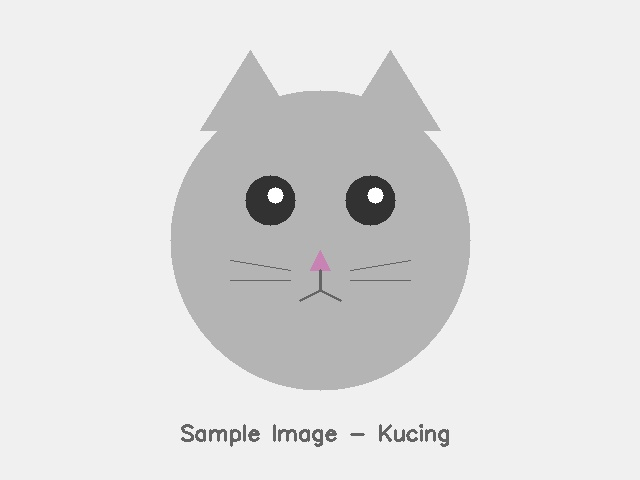
#> input picture Modul01 - Pendahuluan Komputer Vision/praktikum/image/kucing.jpg, 640 x 480 px, found by its file name
$ python 05_fungsi_aktivasi.py
#> lines starting #> are read from the running program, lines starting #| are printed output that depends on the picture
"""
==========================================================================
PERCOBAAN 5: FUNGSI AKTIVASI
==========================================================================
Program ini memvisualisasikan dan membandingkan berbagai fungsi aktivasi
yang digunakan dalam neural network. Fungsi aktivasi memberikan
non-linearitas sehingga network bisa belajar pola kompleks.

Fungsi aktivasi yang dipelajari:
- ReLU (Rectified Linear Unit) - paling populer saat ini
- Sigmoid - output range (0,1), untuk probabilitas
- Tanh - output range (-1,1)
- Leaky ReLU - mengatasi masalah dying neurons
- Softmax - untuk output klasifikasi multi-kelas

Referensi: Szeliski Ch.5, Géron Ch.10, Deep Learning for CV
==========================================================================
"""

import cv2
import numpy as np
import os
import matplotlib
import matplotlib.pyplot as plt

SCRIPT_DIR = os.path.dirname(os.path.abspath(__file__))
IMAGE_DIR = os.path.join(SCRIPT_DIR, "image")
OUTPUT_DIR = os.path.join(SCRIPT_DIR, "output")
os.makedirs(OUTPUT_DIR, exist_ok=True)


def relu(x):
    """ReLU: f(x) = max(0, x). Menghilangkan nilai negatif."""
    return np.maximum(0, x)


def sigmoid(x):
    """Sigmoid: f(x) = 1/(1+e^-x). Output antara 0 dan 1."""
    return 1.0 / (1.0 + np.exp(-np.clip(x, -500, 500)))


def tanh_act(x):
    """Tanh: f(x) = tanh(x). Output antara -1 dan 1."""
    return np.tanh(x)


def leaky_relu(x, alpha=0.01):
    """Leaky ReLU: f(x) = x jika x>0, alpha*x jika x<=0."""
    return np.where(x > 0, x, alpha * x)


def softmax(x):
    """Softmax: mengubah vektor menjadi distribusi probabilitas."""
    exp_x = np.exp(x - np.max(x))
    return exp_x / exp_x.sum()


def turunan_relu(x):
    """Turunan ReLU: 1 jika x>0, 0 jika x<=0."""
    return np.where(x > 0, 1.0, 0.0)


def turunan_sigmoid(x):
    """Turunan Sigmoid: sigmoid(x) * (1 - sigmoid(x))."""
    s = sigmoid(x)
    return s * (1 - s)


def visualisasi_fungsi_aktivasi():
    """
    Membuat grafik perbandingan semua fungsi aktivasi dan turunannya.
    Menampilkan bentuk kurva, range output, dan karakteristik masing-masing.
    """
    x = np.linspace(-6, 6, 300)

    fungsi = [
        ("ReLU", relu(x), "tab:blue"),
        ("Sigmoid", sigmoid(x), "tab:orange"),
        ("Tanh", tanh_act(x), "tab:green"),
        ("Leaky ReLU (α=0.01)", leaky_relu(x), "tab:red"),
    ]

    fig, axes = plt.subplots(2, 2, figsize=(14, 10))

    for i, (nama, y, warna) in enumerate(fungsi):
        ax = axes[i // 2, i % 2]
        ax.plot(x, y, color=warna, linewidth=2, label=nama)
        ax.axhline(y=0, color='gray', linewidth=0.5)
        ax.axvline(x=0, color='gray', linewidth=0.5)
        ax.set_title(nama, fontsize=12)
        ax.set_xlabel("x")
        ax.set_ylabel("f(x)")
        ax.grid(True, alpha=0.3)
        ax.legend()

    plt.suptitle("Percobaan 5: Fungsi Aktivasi Neural Network", fontsize=14)
    plt.tight_layout()
    plt.savefig(os.path.join(OUTPUT_DIR, "05_fungsi_aktivasi.png"), dpi=150, bbox_inches='tight')
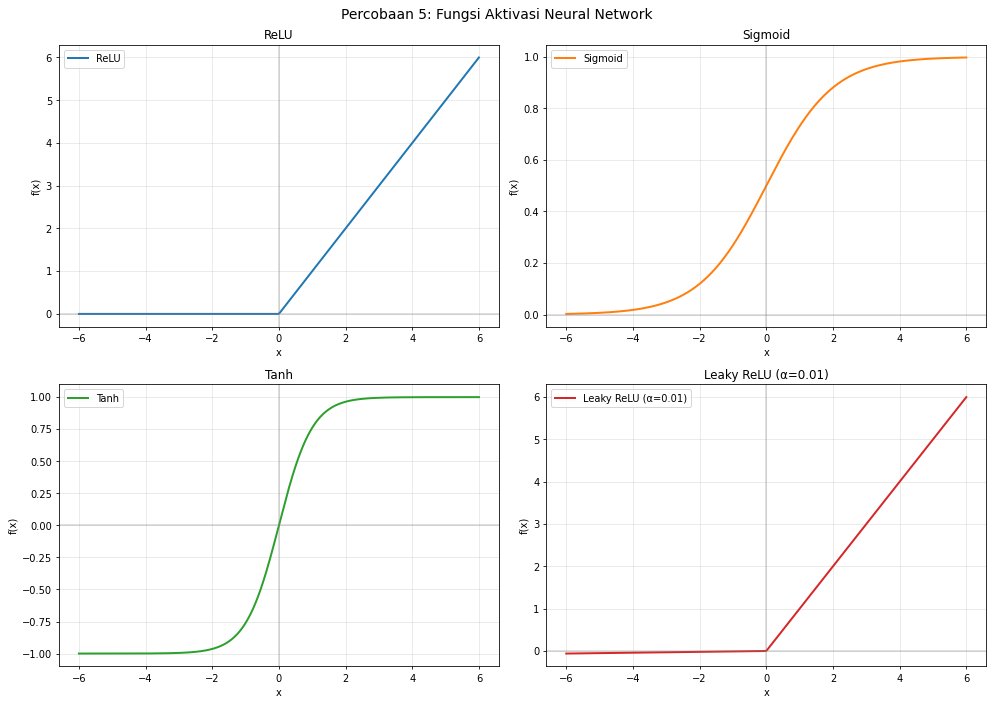
#> figure drawn by matplotlib, 4 panels; panel 1: curve peaks at x = 6, y = 6; panel 2: curve peaks at x = 6, y = 0.998; panel 3: curve peaks at x = 6, y = 1; panel 4: curve peaks at x = 6, y = 6
    plt.show()
    plt.close()
    print("  [SAVED] output/05_fungsi_aktivasi.png")


def visualisasi_turunan():
    """
    Menampilkan turunan (derivatif) dari fungsi aktivasi.
    Turunan penting untuk backpropagation - menentukan seberapa
    besar gradien yang mengalir balik saat training.
    """
    x = np.linspace(-6, 6, 300)

    fig, (ax1, ax2) = plt.subplots(1, 2, figsize=(14, 5))

    # Turunan ReLU
    ax1.plot(x, turunan_relu(x), 'b-', linewidth=2, label="ReLU'")
    ax1.plot(x, np.where(x > 0, 1.0, 0.01), 'r--', linewidth=2, label="Leaky ReLU'")
    ax1.set_title("Turunan ReLU vs Leaky ReLU")
    ax1.legend()
    ax1.grid(True, alpha=0.3)

    # Turunan Sigmoid
    ax2.plot(x, turunan_sigmoid(x), 'g-', linewidth=2, label="Sigmoid'")
    ax2.plot(x, 1 - np.tanh(x) ** 2, 'm--', linewidth=2, label="Tanh'")
    ax2.set_title("Turunan Sigmoid vs Tanh")
    ax2.legend()
    ax2.grid(True, alpha=0.3)

    plt.suptitle("Turunan Fungsi Aktivasi (untuk Backpropagation)", fontsize=13)
    plt.tight_layout()
    plt.savefig(os.path.join(OUTPUT_DIR, "05_turunan_aktivasi.png"), dpi=150, bbox_inches='tight')
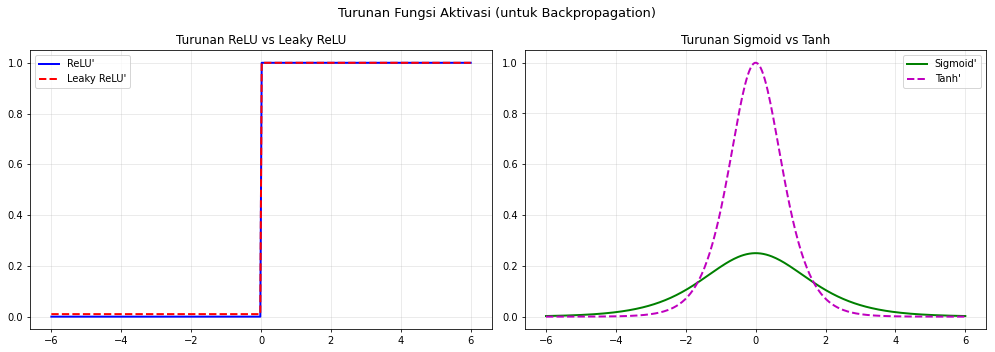
#> figure drawn by matplotlib, 2 panels; panel 1: curve peaks at x = 0.0201, y = 1; panel 1: curve peaks at x = 0.0201, y = 1; panel 2: curve peaks at x = 0.0201, y = 0.25; panel 2: curve peaks at x = -0.0201, y = 1
    plt.show()
    plt.close()
    print("  [SAVED] output/05_turunan_aktivasi.png")


def demo_softmax():
    """
    Mendemonstrasikan fungsi softmax pada vektor logit.
    Softmax mengubah skor mentah menjadi probabilitas yang jumlahnya = 1.
    """
    logits = np.array([2.0, 1.0, 0.5, -1.0, 3.0])
    probs = softmax(logits)
    kelas = ["Kucing", "Anjing", "Burung", "Ikan", "Kelinci"]

    fig, (ax1, ax2) = plt.subplots(1, 2, figsize=(12, 5))

    ax1.bar(kelas, logits, color='steelblue', edgecolor='black')
    ax1.set_title("Logits (skor mentah)")
    ax1.set_ylabel("Nilai")

    ax2.bar(kelas, probs, color='coral', edgecolor='black')
    ax2.set_title(f"Softmax (probabilitas, sum={probs.sum():.2f})")
    ax2.set_ylabel("Probabilitas")

    plt.suptitle("Demo Softmax: Logits → Probabilitas", fontsize=13)
    plt.tight_layout()
    plt.savefig(os.path.join(OUTPUT_DIR, "05_softmax_demo.png"), dpi=150, bbox_inches='tight')
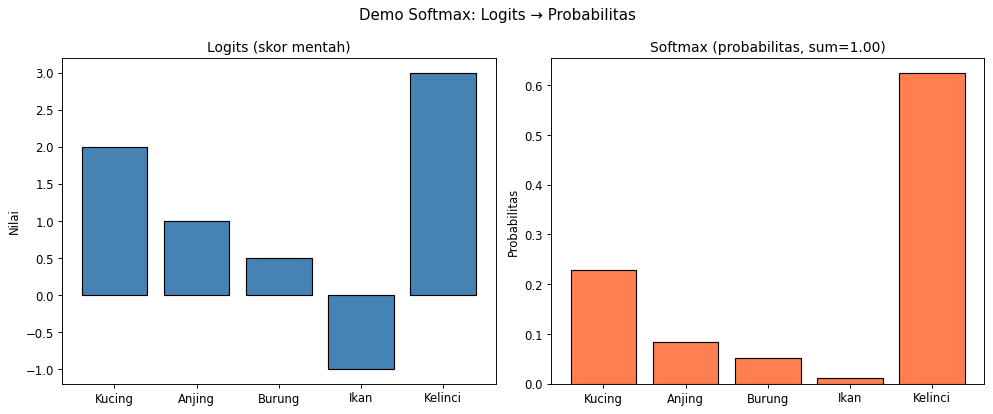
#> figure drawn by matplotlib, 2 panels; panel 1: tallest bar 3 high, from x = 3.6 to 4.4; panel 2: tallest bar 0.624 high, from x = 3.6 to 4.4
    plt.show()
    plt.close()
    print("  [SAVED] output/05_softmax_demo.png")

    for k, l, p in zip(kelas, logits, probs):
        print(f"  {k}: logit={l:.1f} → prob={p:.4f}")


def efek_aktivasi_pada_gambar():
    """
    Menerapkan fungsi aktivasi pada gambar grayscale.
    Menunjukkan efek visual dari setiap fungsi aktivasi.
    """
    path = os.path.join(IMAGE_DIR, "kucing.jpg")
    img = cv2.imread(path, cv2.IMREAD_GRAYSCALE)
#> img: shape (480, 640); min 44, max 255, mean 222.9
    if img is None:
        print("  [SKIP] Gambar tidak tersedia")
        return
    img = cv2.resize(img, (224, 224))
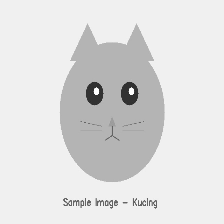
#> img: shape (224, 224); min 45, max 255, mean 223
    # Normalisasi ke range [-3, 3] untuk demonstrasi
    img_norm = (img.astype(np.float32) / 255.0 - 0.5) * 6

    fig, axes = plt.subplots(1, 5, figsize=(20, 4))
    axes[0].imshow(img, cmap='gray')
    axes[0].set_title("Asli")

    aktivasi = [("ReLU", relu), ("Sigmoid", sigmoid), ("Tanh", tanh_act), ("LeakyReLU", leaky_relu)]
    for i, (nama, fn) in enumerate(aktivasi):
        result = fn(img_norm)
        axes[i + 1].imshow(result, cmap='viridis')
        axes[i + 1].set_title(nama)
#> this loop made 4 passes
#> pass 1, in efek_aktivasi_pada_gambar, `result = fn(img_norm)`:
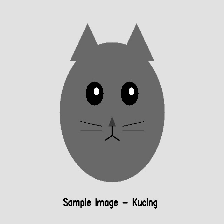
#> result: shape (224, 224) float32; min 0, max 3, mean 2.27; drawn with min black and max white
#> pass 3, in efek_aktivasi_pada_gambar, `result = fn(img_norm)`:
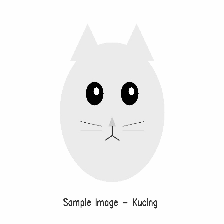
#> result: shape (224, 224) float32; min -0.96, max 0.995, mean 0.925; drawn with min black and max white

    for ax in axes:
        ax.axis('off')

    plt.suptitle("Efek Fungsi Aktivasi pada Gambar", fontsize=13)
    plt.tight_layout()
    plt.savefig(os.path.join(OUTPUT_DIR, "05_aktivasi_gambar.png"), dpi=150, bbox_inches='tight')
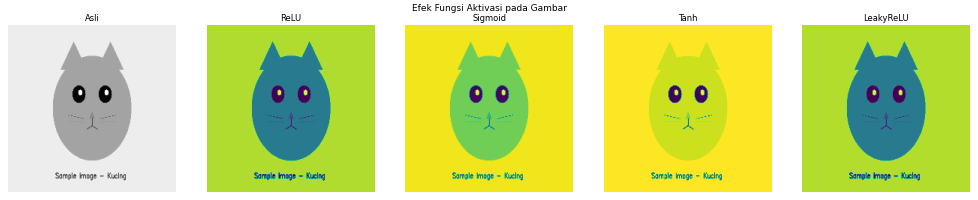
#> figure drawn by matplotlib, 5 panels
    plt.show()
    plt.close()
    print("  [SAVED] output/05_aktivasi_gambar.png")


def main():
    """Fungsi utama: visualisasi fungsi aktivasi."""
    print("=" * 60)
    print("PERCOBAAN 5: FUNGSI AKTIVASI")
    print("=" * 60)

    print("\n--- 1. Grafik Fungsi Aktivasi ---")
    visualisasi_fungsi_aktivasi()

    print("\n--- 2. Turunan Fungsi Aktivasi ---")
    visualisasi_turunan()

    print("\n--- 3. Demo Softmax ---")
    demo_softmax()

    print("\n--- 4. Efek Aktivasi pada Gambar ---")
    efek_aktivasi_pada_gambar()

    print("\n" + "=" * 60)
    print("RINGKASAN PERCOBAAN 5")
    print("=" * 60)
    print("""
Konsep yang dipelajari:
1. ReLU paling populer karena sederhana dan efektif
2. Sigmoid cocok untuk output probabilitas biner (0-1)
3. Softmax mengubah logits menjadi distribusi probabilitas
4. Turunan aktivasi penting untuk backpropagation
5. Leaky ReLU mengatasi masalah 'dying neurons' pada ReLU

Output: output/05_fungsi_aktivasi.png, output/05_turunan_aktivasi.png,
        output/05_softmax_demo.png, output/05_aktivasi_gambar.png
""")


if __name__ == "__main__":
    main()
